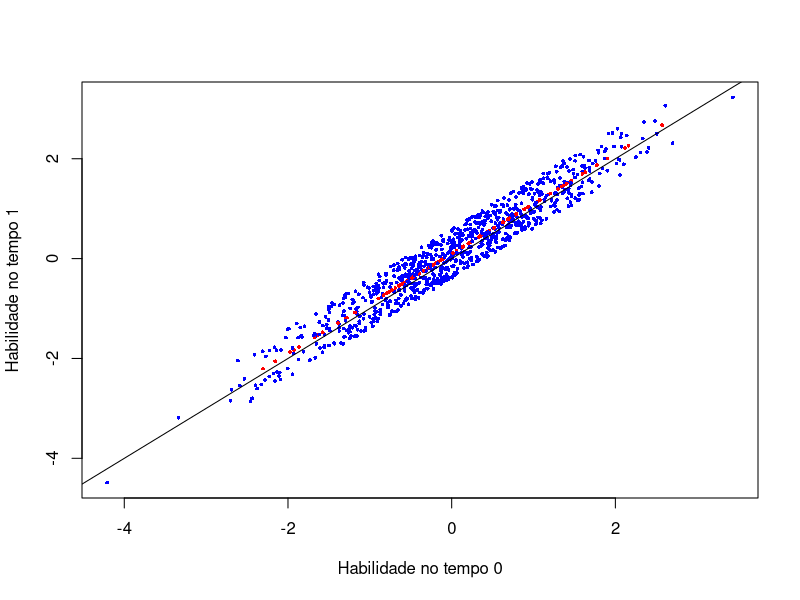
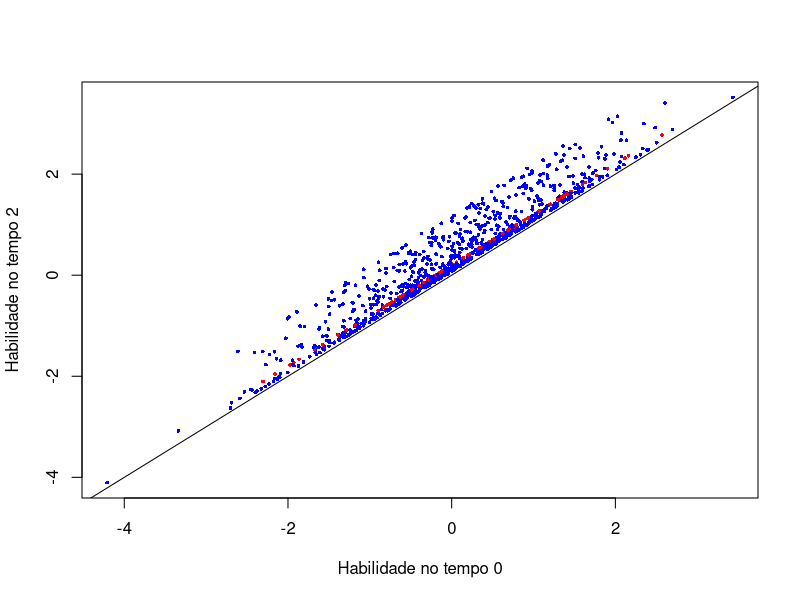

Recreate these plots in R, in order. (Note: this script raises an error after producing the figures.)
rm(list = ls())
set.seed(15)

# 1. Dimensoes do experimento
ind   <- 1000
itens <- 30

# 2. Geracao dos parametros verdadeiros
theta_0 <- rnorm(ind)
it      <- rbinom(ind, 1, 0.9)       # 1 = usa a maquina

delta_hm <- 0.5
phi      <- runif(ind, -1, 1)        # phi verdadeiro, sem multiplicar por it
delta_h  <- 0.1

a <- rlnorm(itens, 0, 0.18)
b <- rnorm(itens, 0, 1)

calcular_p <- function(theta, a, b) {
  eta <- sweep(outer(a, theta, "*"), MARGIN = 1, STATS = a * b, FUN = "-")
  plogis(eta)   # itens x individuos
}

simular_x <- function(p) {
  t(matrix(rbinom(length(p), 1, as.vector(p)),
           nrow = nrow(p), ncol = ncol(p)))
}

# 3. Tempo 0
x_0 <- simular_x(calcular_p(theta_0, a, b))

# 4. Tempo 1
theta_1 <- theta_0 + delta_hm * it * phi + delta_h
x_1 <- simular_x(calcular_p(theta_1, a, b))

# 5. Tempo 2
theta_2 <- theta_1 + delta_hm * it * phi^2 + delta_h
x_2 <- simular_x(calcular_p(theta_2, a, b))

# 6. Verificacoes
stopifnot(all(dim(x_0) == c(ind, itens)),
          all(dim(x_1) == c(ind, itens)),
          all(dim(x_2) == c(ind, itens)))

mean(it)                                  # perto de 0,9
c(mean(x_0), mean(x_1), mean(x_2))        # proporcao de acertos por tempo
tapply(theta_1 - theta_0, it, mean)       # ganho medio no tempo 1, por grupo
tapply(theta_2 - theta_0, it, mean)       # ganho medio no tempo 2, por grupo
cor(rowMeans(x_0), theta_0)               # escore bruto deve ser bem correlacionado com theta

# 7. Graficos 
cores <- ifelse(it == 1, "blue", "red")
plot(theta_0, theta_1, col = cores, pch = 16, cex = 0.5,
     xlab = "Habilidade no tempo 0", ylab = "Habilidade no tempo 1")
abline(0, 1)
plot(theta_0, theta_2, col = cores, pch = 16, cex = 0.5,
     xlab = "Habilidade no tempo 0", ylab = "Habilidade no tempo 2")
abline(0, 1)

# 8. Salvar
verdadeiros <- list(theta_0 = theta_0, theta_1 = theta_1, theta_2 = theta_2,
                    it = it, phi = phi, a = a, b = b,
                    delta_hm = delta_hm, delta_h = delta_h)
dados_stan <- list(N = ind, J = itens, X0 = x_0, X1 = x_1, X2 = x_2, I = it)
saveRDS(list(verdadeiros = verdadeiros, dados_stan = dados_stan), "output/simulacao.rds")
